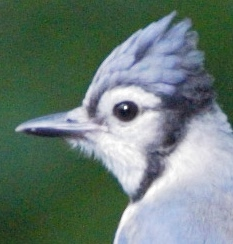
#> input picture images/sample_image.jpg, 233 x 244 px
$ jupyter execute week_2.ipynb
#> lines starting #> are read from the running program, lines starting #| are printed output that depends on the picture
### Week 2 : Images as Signals & Noise removal

#### Date : 14th October, 2021

* This lab session is  is broken down into two sections, the first is just a visual demonstration therefore all you need to do is copy & paste or type out the code from task 1 and run each section.

* The second part requires you to code your own example.

#### Fourier Transform:

* We can use Fourier transforms to decompose an image into its sine and cosine components, resulting in an image in its frequency domain rather than its spatial domain. This has many implications and applications which will be discussed in class.

* Today however we wanted to demonstrate visually this decomposition process. Please note that we are showing you the signal decomposition by taking a 1D slice of the image.

#### Task 1

[cell 1]
import cv2
import numpy as np
import matplotlib.pyplot as plt

[cell 2]
# Load the image
img = cv2.imread('../images/sample_image.jpg', cv2.COLOR_BGR2RGB)
#> img is the input picture: shape (244, 233, 3); mean B, G, R 117.2, 124.4, 105.4

[cell 3]
# convert to double and gray scale
img_gray = cv2.cvtColor(img, cv2.COLOR_RGB2GRAY)
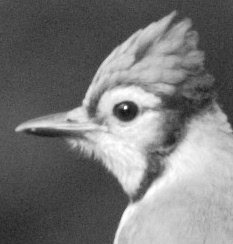
#> img_gray: shape (244, 233); min 20, max 255, mean 120
img_gray = img_gray.astype(np.double) / 255

[cell 4]
plt.imshow(img_gray, cmap='gray')
plt.colorbar()
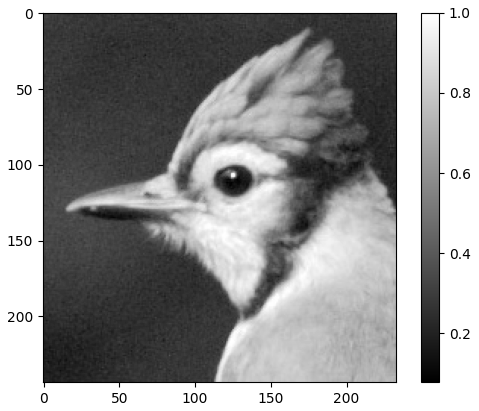
#> figure drawn by matplotlib, 2 panels

[cell 5]
# Next, we take a sample of this image
row = img_gray.shape[1] // 2
#> row = 116
x = img_gray[row, :]
#> x = 233 values, max 0.976 at index 147, min 0.125 at index 125, mean 0.532
plt.plot(x)
plt.title('Grey-level profile at ' + str(row))
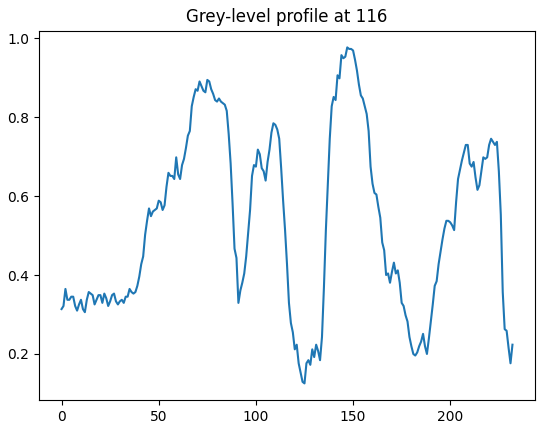
#> figure drawn by matplotlib, 1 panel; curve peaks at x = 147, y = 0.976

Here, we plot the amplitude of these frequencies which is found by taking the absolute value of our FFT signal

[cell 6]
X = np.fft.fft(x)
N = len(x)
#> N = 233
fig = plt.figure(figsize=(12, 10))
ax1 = plt.subplot(2, 2, 1)
ax1.title.set_text('Amplitudes as a function of frequency')
plt.plot(np.abs(X))
ax2 = plt.subplot(2, 2, 2)
ax2.title.set_text('Phase as a function of frequency')
theta = np.arctan2(np.imag(X), np.real(X))
#> theta = 233 values, max 3.1 at index 36, min -3.1 at index 197, mean -3.29e-15
plt.plot(theta)
ax3 = plt.subplot(2, 2, 3)
ax3.title.set_text('Real part as a function of frequency')
plt.plot(np.real(X))
ax4 = plt.subplot(2, 2, 4)
ax4.title.set_text('Imaginary part as a function of frequency')
plt.plot(np.imag(X))
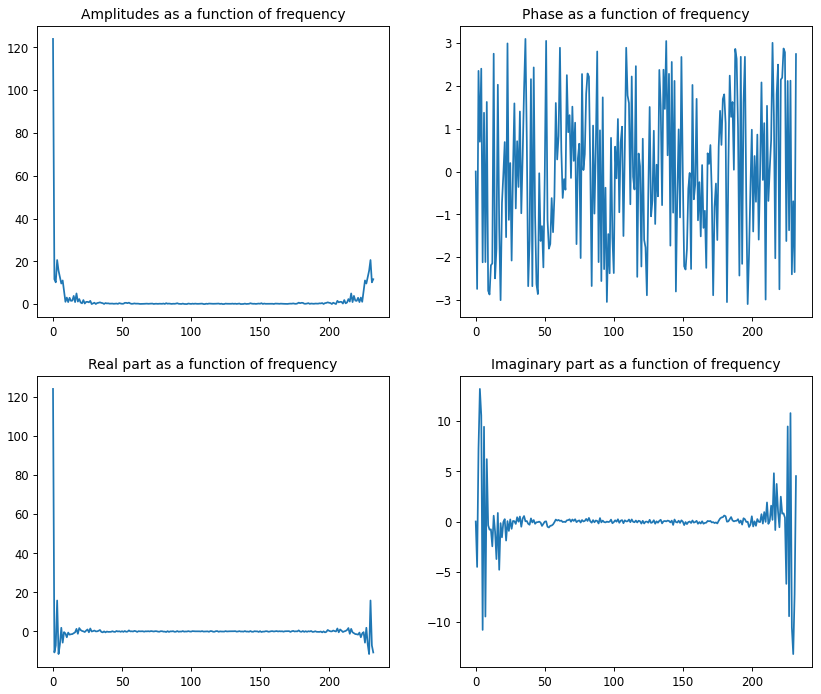
#> figure drawn by matplotlib, 4 panels; panel 1: curve peaks at x = 0, y = 123.9; panel 2: curve peaks at x = 36, y = 3.1; panel 3: curve peaks at x = 0, y = 123.9; panel 4: curve peaks at x = 3, y = 13.21

Next we are going to see the individual components that make up this signal, showing just a sub sample of these.

[cell 7]
N = len(X)
reconstruction = 0.
p = 2 * np.pi * np.arange(N) / N # 0 to 2*pi
#> p = 233 values from 0 to 6.26
check_points = [i for i in range(0, 4)] + [i for i in range(4, N - 4, 16)] + [i for i in range(N - 4, N)]

for k in range(0, N):
    # decompose X[k] into magnitude and phase
    a = np.abs(X[k])
    theta = np.arctan2(np.imag(X[k]), np.real(X[k]))
    phi = k * p + theta
    component = a * np.cos(phi) / N
    reconstruction += component
    if k in check_points:
        fig, ax = plt.subplots(2, 1, figsize=(6,8))

        ax[0].plot(component)
        ax[0].set_title('Spatial frequency ' + str(k) + ' cycles across the image')

        ax[1].plot(reconstruction, alpha=0.5, label='reconstruction')
        ax[1].plot(x, alpha=0.5, label='GT')
        ax[1].legend()
        ax[1].set_title('reconstruction until ' + str(k))
        plt.show()
#> this loop made 233 passes
#> (a, theta) on passes 1 to 3: (123.9, -2.19e-17), (11.63, -2.74), (10.18, 2.35)
#> pass 1, `plt.show()`:
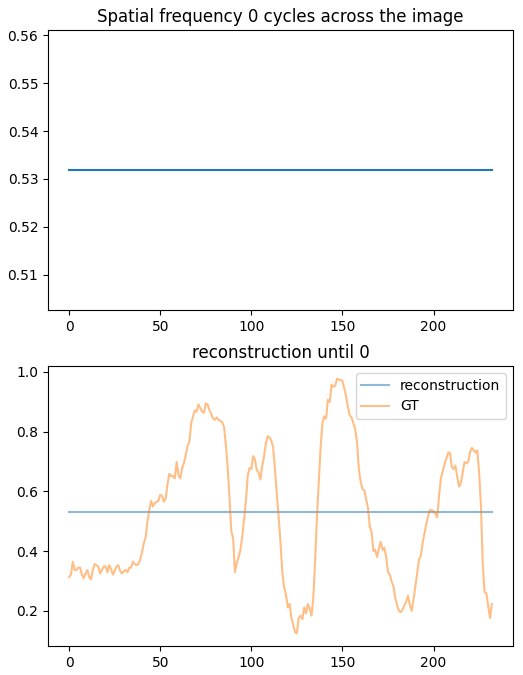
#> figure drawn by matplotlib, 2 panels; panel 2: curve peaks at x = 147, y = 0.976
#> pass 2, `plt.show()`:
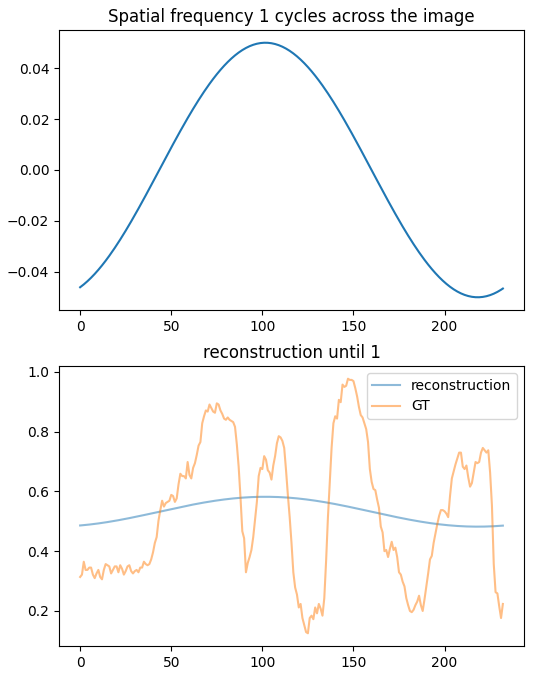
#> figure drawn by matplotlib, 2 panels; panel 1: curve peaks at x = 102, y = 0.0499; panel 2: curve peaks at x = 102, y = 0.582; panel 2: curve peaks at x = 147, y = 0.976
#> after the loop, reconstruction has the same summary as x

### Task 2: Noise removal

* For those of you who have experienced taking images in low lighting conditions you will inevitably have come across issues with noise, this is usually caused by having to use a very high ISO level.

* The ISO setting is used to control the speed of the camera by amplifying the sensitivity of the cameras sensor.

* Today we will code two simple techniques that can be used to remove or reduce this noise. This does come at a price however by removing some fine details, as you will see.

#### Median Filter

* Your first task is to write a Median Filter. To start off with I would advise that you work on gray scale images. Once you manage this you can then figure out how to apply this to a colour image.

* The median filter works by iterating over an image using a sliding window (you can set the size, I would recommend something like 3x3 or 5x5). Each pixel will be replaced with the median pixel value of the values in the box.

* Given this below matrix

$$\begin{bmatrix} 128 & 50 & 120 \\ 10 & \color{Red}{214} & 150 \\ 127 & 157 & 137 \end{bmatrix}$$

* After the median filter, the 214 would be replaced by the median value - 128

* Please implement your code using numpy only - compare the result with opencv later

[cell 8]
# Answer
fig, ax = plt.subplots(1, 2, figsize=(6,10))
ax[0].imshow(img)
ax[0].set_title('GT')
# ax[1].imshow(your_image)
# ax[1].set_title('Median Blurred')

#### Adaptive Filter

* Once you have completed the median filter on a colour image applying an Adaptive filter will be very easy.

* This time all you need to do is compute the new pixel taking its variance into account and thus helping to preserve edges and details. This can be done using the following formula:

* Mean:

$$\mu_{i, j} = \frac{1}{|\mathcal{K}_{i,j}|}\sum_{n_1, n_2 \in \mathcal{K}_{i,j}} \mathcal{K}_{i,j}(n_1, n_2)$$

* Variance:

$$\sigma^2_{i, j} = \frac{1}{|\mathcal{K}_{i, j}|}\sum_{n_1, n_2 \in \mathcal{K}_{i,j}} (\mathcal{K}_{i,j}(n_1, n_2) - \mu_{i, j})^2$$

* Output Pixel:

$$I(i, j) = \mu_{i, j} + \max(\frac{\sigma^2_{i, j} - v^2_{i, j}}{\sigma^2_{i, j}}, 0)(\mathcal{K}_{i,j}(n_1, n_2)-\mu_{i, j})$$

where $\mathcal{K}$ is a (n, n) kernel. $v^2$ is the noise variance and can be eiter specified by the user or taken as the average of all local estimated variances

Question: Think about why we need $\max(\frac{\sigma^2_{i, j} - v^2_{i, j}}{\sigma^2_{i, j}}, 0)$ instead of using $\frac{\sigma^2_{i, j} - v^2_{i, j}}{\sigma^2_{i, j}}$？

[cell 9]
formula_img = cv2.imread('../images/formula_adaptive_filter.png')
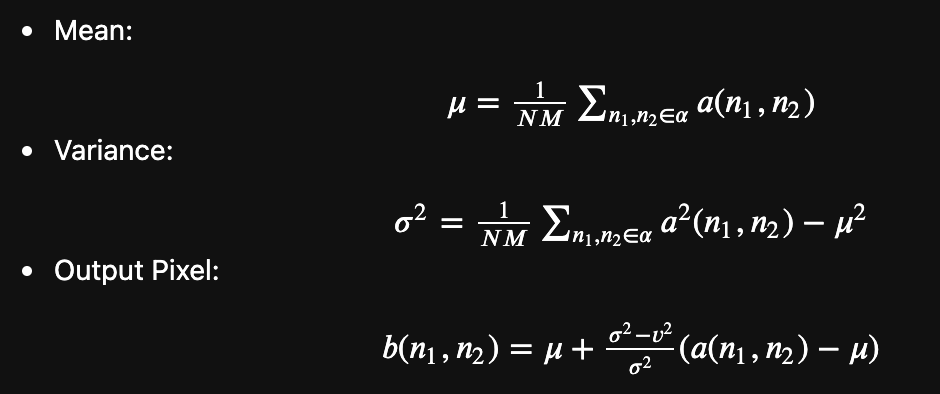
#> input picture images/formula_adaptive_filter.png, 940 x 394 px
#> formula_img is the input picture: shape (394, 940, 3); min 17, max 255, mean 23.7
plt.title('Adaptive Filter Formula')
plt.imshow(formula_img)
plt.axis('off')
plt.show()

[cell 10]
# One answer
fig, axes = plt.subplots(1,2,figsize=(6,10))
axes[0].imshow(img)
axes[0].set_title('GT')
# axes[1].imshow(your adaptive image)
# axes[1].set_title('Adaptive Filter')

#### Filtering vectorized

* Using as little number of for-loops as possible, perform median filtering on the colour input.

* The vectorized down-sampling code from last week could be a good start. Try to pre-calculate the filter kernel (the array of weights) and use the .* operator to multiply 1-D arrays with each other.

* How much space does your method need for an 11x11 median filtering on a 3 channel (uint8)image?

* Using the package - *time* does your algorithm compare to the built-in median filtering of opencv? Also, measure the difference between your implementation and opencv

#### Gaussian & Bilateral Filter

For this part, you do not need to implement anything. We provide the code using OpenCV for gaussian filter and Bilateral filter. You can explore relevant materials to understand Gaussian & Bilateral filter and play with different kernel size and sigma.

##### Gaussian filter

[cell 11]
import cv2
import matplotlib.pyplot as plt

# Define sigma values and kernel sizes
sigma_values = [1, 3, 5, 7]
kernel_sizes = [(3, 3), (5, 5), (7, 7), (9, 9)]

cols = [f"Sigma={sigma}" for sigma in sigma_values]
rows = [f"K={kernel_size}" for kernel_size in kernel_sizes]

fig, axes = plt.subplots(nrows=len(kernel_sizes), ncols=len(sigma_values), figsize=(12, 12))

for i, kernel_size in enumerate(kernel_sizes):
    for j, sigma in enumerate(sigma_values):
        # Apply Gaussian Blur
        filtered_img = cv2.GaussianBlur(img, kernel_size, sigma)

        axes[i, j].imshow(filtered_img)
        axes[i, j].set_xticks([])
        axes[i, j].set_yticks([])

for ax, col in zip(axes[0], cols):
    ax.set_title(col)
#> this loop made 4 passes
#> col on passes 1 to 4: 'Sigma=1', 'Sigma=3', 'Sigma=5', 'Sigma=7'

for ax, row in zip(axes[:, 0], rows):
    ax.set_ylabel(row, rotation=90, size='large')
#> this loop made 4 passes
#> row on passes 1 to 4: 'K=(3, 3)', 'K=(5, 5)', 'K=(7, 7)', 'K=(9, 9)'

fig.tight_layout()

plt.show()
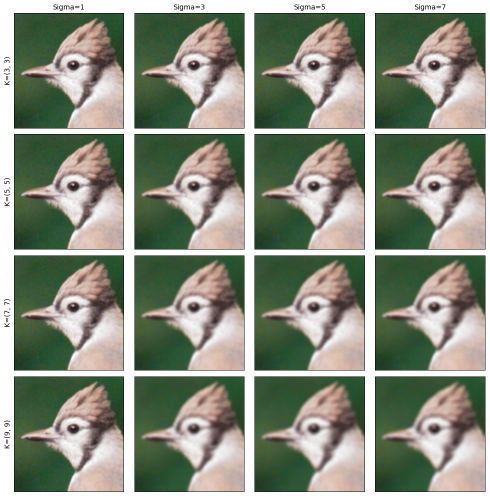
#> figure drawn by matplotlib, 16 panels

##### Bilateral filter

[cell 12]
# Define sigma values
intensity_sigma_values = [1, 50, 75, 150]  # SigmaColor
space_sigma_values = [1, 50, 75, 150]      # SigmaSpace

cols = [f"sigma_c={sigma}" for sigma in intensity_sigma_values]
rows = [f"sigma_s={sigma}" for sigma in space_sigma_values]
fig, axes = plt.subplots(nrows=len(space_sigma_values), ncols=len(intensity_sigma_values), figsize=(12, 12))


for i, space_sigma in enumerate(space_sigma_values):
    for j, intensity_sigma in enumerate(intensity_sigma_values):
        # Apply bilateral filter
        filtered_img = cv2.bilateralFilter(img, d=11, sigmaColor=intensity_sigma, sigmaSpace=space_sigma)

        axes[i, j].imshow(filtered_img)
        axes[i, j].set_xticks([])
        axes[i, j].set_yticks([])

for ax, col in zip(axes[0], cols):
    ax.set_title(col)
#> this loop made 4 passes
#> col on passes 1 to 4: 'sigma_c=1', 'sigma_c=50', 'sigma_c=75', 'sigma_c=150'

for ax, row in zip(axes[:, 0], rows):
    ax.set_ylabel(row, rotation=90, size='large')
#> this loop made 4 passes

fig.tight_layout()

plt.show()
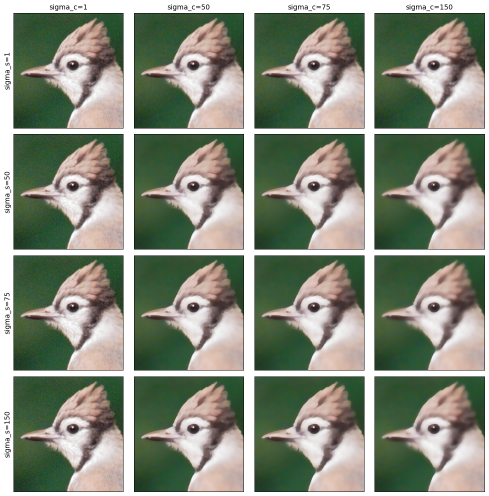
#> figure drawn by matplotlib, 16 panels; B, G, R data is drawn as R, G, B
